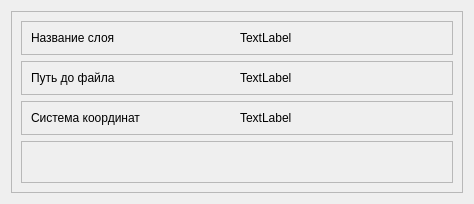
<?xml version="1.0" encoding="UTF-8"?>
<ui version="4.0">
 <class>LIPVectorPropertiesForm</class>
 <widget class="QDialog" name="LIPVectorPropertiesForm">
  <property name="geometry">
   <rect>
    <x>0</x>
    <y>0</y>
    <width>474</width>
    <height>204</height>
   </rect>
  </property>
  <property name="windowTitle">
   <string>Dialog</string>
  </property>
  <layout class="QHBoxLayout" name="horizontalLayout">
   <item>
    <widget class="QFrame" name="frame">
     <property name="frameShape">
      <enum>QFrame::StyledPanel</enum>
     </property>
     <property name="frameShadow">
      <enum>QFrame::Raised</enum>
     </property>
     <layout class="QVBoxLayout" name="verticalLayout">
      <item>
       <widget class="QFrame" name="frame_2">
        <property name="sizePolicy">
         <sizepolicy hsizetype="Preferred" vsizetype="Maximum">
          <horstretch>0</horstretch>
          <verstretch>0</verstretch>
         </sizepolicy>
        </property>
        <property name="frameShape">
         <enum>QFrame::StyledPanel</enum>
        </property>
        <property name="frameShadow">
         <enum>QFrame::Raised</enum>
        </property>
        <layout class="QHBoxLayout" name="horizontalLayout_2">
         <item>
          <widget class="QLabel" name="labelPropertyName1">
           <property name="text">
            <string>Название слоя</string>
           </property>
          </widget>
         </item>
         <item>
          <widget class="QLabel" name="labelProperty1">
           <property name="sizePolicy">
            <sizepolicy hsizetype="Preferred" vsizetype="Preferred">
             <horstretch>0</horstretch>
             <verstretch>0</verstretch>
            </sizepolicy>
           </property>
           <property name="text">
            <string>TextLabel</string>
           </property>
           <property name="wordWrap">
            <bool>true</bool>
           </property>
          </widget>
         </item>
        </layout>
       </widget>
      </item>
      <item>
       <widget class="QFrame" name="frame_3">
        <property name="sizePolicy">
         <sizepolicy hsizetype="Preferred" vsizetype="Maximum">
          <horstretch>0</horstretch>
          <verstretch>0</verstretch>
         </sizepolicy>
        </property>
        <property name="frameShape">
         <enum>QFrame::StyledPanel</enum>
        </property>
        <property name="frameShadow">
         <enum>QFrame::Raised</enum>
        </property>
        <layout class="QHBoxLayout" name="horizontalLayout_3">
         <item>
          <widget class="QLabel" name="labelPropertyName2">
           <property name="text">
            <string>Путь до файла</string>
           </property>
          </widget>
         </item>
         <item>
          <widget class="QLabel" name="labelProperty2">
           <property name="text">
            <string>TextLabel</string>
           </property>
           <property name="wordWrap">
            <bool>true</bool>
           </property>
          </widget>
         </item>
        </layout>
       </widget>
      </item>
      <item>
       <widget class="QFrame" name="frame_4">
        <property name="sizePolicy">
         <sizepolicy hsizetype="Preferred" vsizetype="Maximum">
          <horstretch>0</horstretch>
          <verstretch>0</verstretch>
         </sizepolicy>
        </property>
        <property name="frameShape">
         <enum>QFrame::StyledPanel</enum>
        </property>
        <property name="frameShadow">
         <enum>QFrame::Raised</enum>
        </property>
        <layout class="QHBoxLayout" name="horizontalLayout_4">
         <item>
          <widget class="QLabel" name="labelPropertyName3">
           <property name="text">
            <string>Система координат</string>
           </property>
          </widget>
         </item>
         <item>
          <widget class="QLabel" name="labelProperty3">
           <property name="text">
            <string>TextLabel</string>
           </property>
           <property name="wordWrap">
            <bool>true</bool>
           </property>
          </widget>
         </item>
        </layout>
       </widget>
      </item>
      <item>
       <widget class="QFrame" name="frame_5">
        <property name="frameShape">
         <enum>QFrame::StyledPanel</enum>
        </property>
        <property name="frameShadow">
         <enum>QFrame::Raised</enum>
        </property>
       </widget>
      </item>
     </layout>
    </widget>
   </item>
  </layout>
 </widget>
 <resources/>
 <connections/>
</ui>
